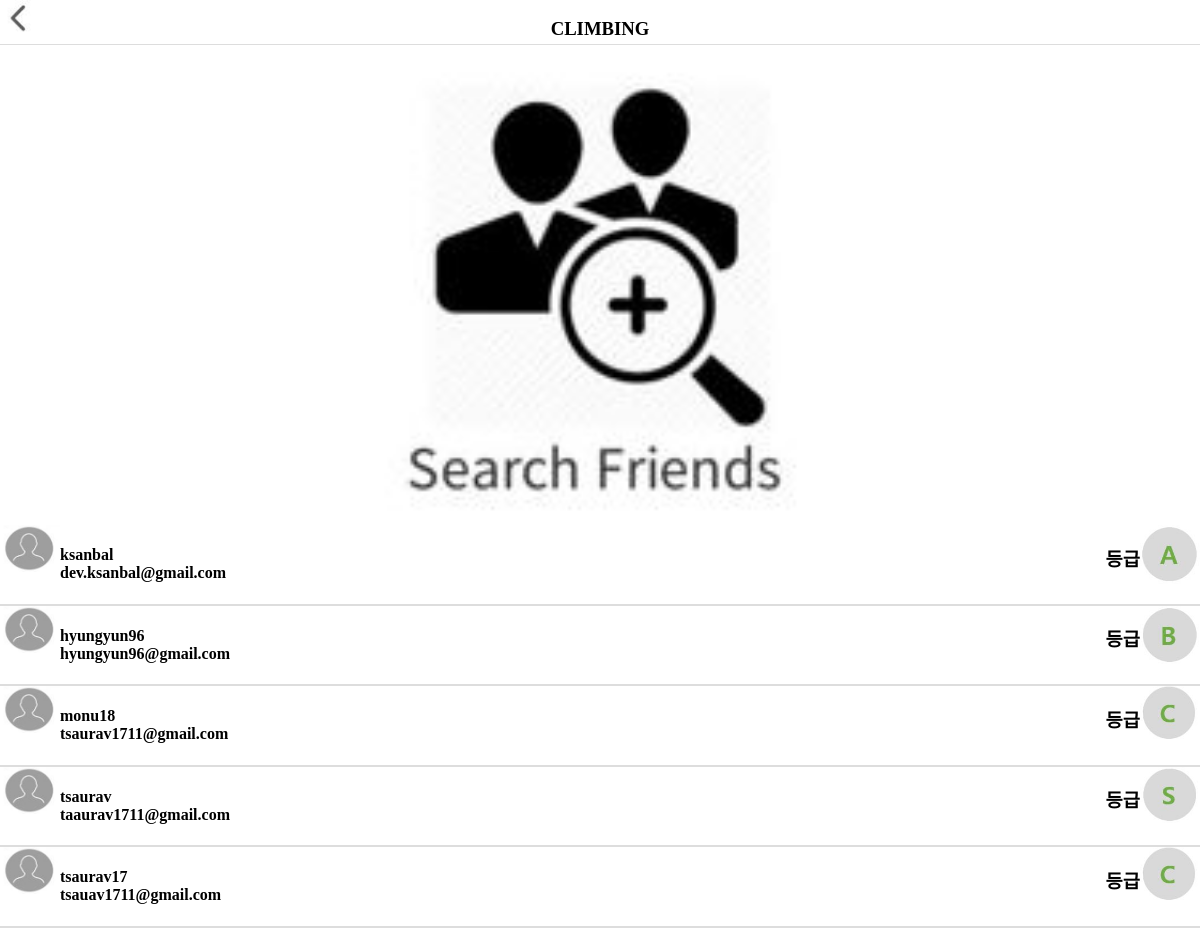
The page /friend/ on the database as committed earlier.
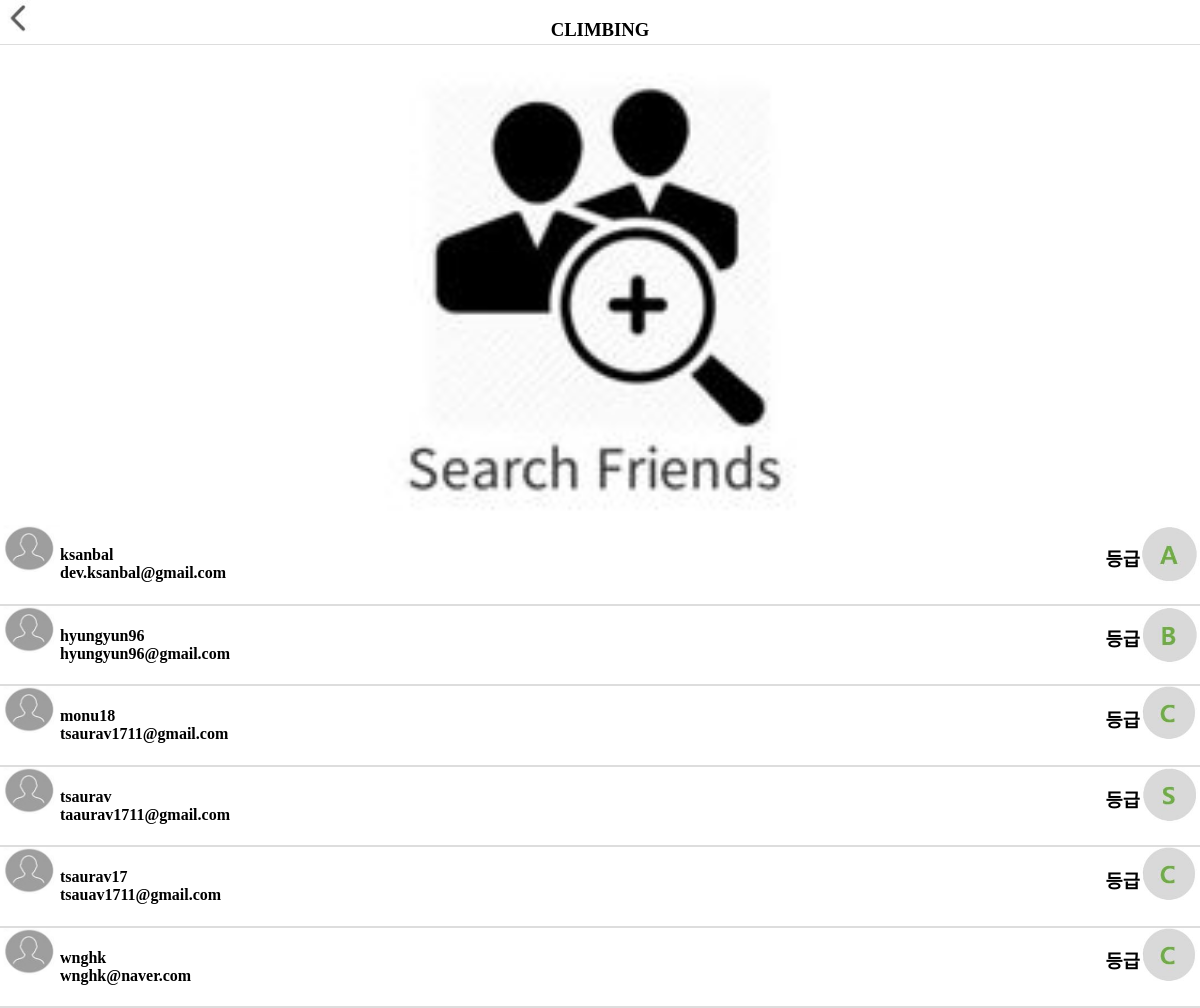
The same page on the database as committed later.
### climbing/models.py (models this page shows)
class Account(User):
    gender_options = (
        ('male', 'MAN'),
        ('female', 'WOMAN')
    )
    birth = models.CharField(max_length=6)
    gender = models.CharField(max_length=8, choices=gender_options)
    score = models.IntegerField(default=0)

### climbing/views.py (the view)
# urls.py: path('friend/', views.friend_main, name='friend_main'),
def friend_main(request):
    Users = Account.objects.all()
    context = {
        'Users': Users[1:]
    }
    return render(request, 'friend.html', context)

### climbing/templates/friend.html (shortened to what this page needs)
<!DOCTYPE html>
<html>
<head>
	<link rel="stylesheet" href="../static/css/list_friend.css">
</head>
<body>
	<div id="header-area" class="section">
		<img src="../static/img/back.JPG" width="40" height="40"onclick="goBack()">
		<div class="box1">
			<a href="{% url 'main' %}">
				<center><h3>CLIMBING</h3></center>
			</a>
		</div>
	</div>
	<div class="grid1">
	<center><div class="image" style="background-image:url('../static/img/searchF.jpg');
	"></div></center>
	</div>
	<div id="content-area">
        {% for user in Users %}
            <div class="grid">
                <div class="grid">
                    <a href="{% url 'friend_sendmail' pk=user.pk %}">
                        <img src="../static/img/men.jpg" width="60" align="left" border="0px">
                        <div class="left"><h4>{{ user.username }}<br>{{ user.email }}</h4></div>
                        {% if user.score <= 2 %}
                            <img src="../static/img/c.jpg" width="60" align="right" border="0px">
                        {% elif user.score == 3 %}
                            <img src="../static/img/b.jpg" width="60" align="right" border="0px">
                        {% elif user.score == 4 %}
                            <img src="../static/img/a.jpg" width="60" align="right" border="0px">
                        {% elif user.score == 5 %}
                            <img src="../static/img/s.jpg" width="60" align="right" border="0px">
                        {% endif %}
                        <div class="right"><h3>등급</h3></div>
                    </a>
                </div>
            </div>
        {% endfor %}
	</div>
</body>
</html>

Rows that differ between the two databases and show on the page:
added Account: username "wnghk", email "wnghk@naver.com", score 0 (drawn)
